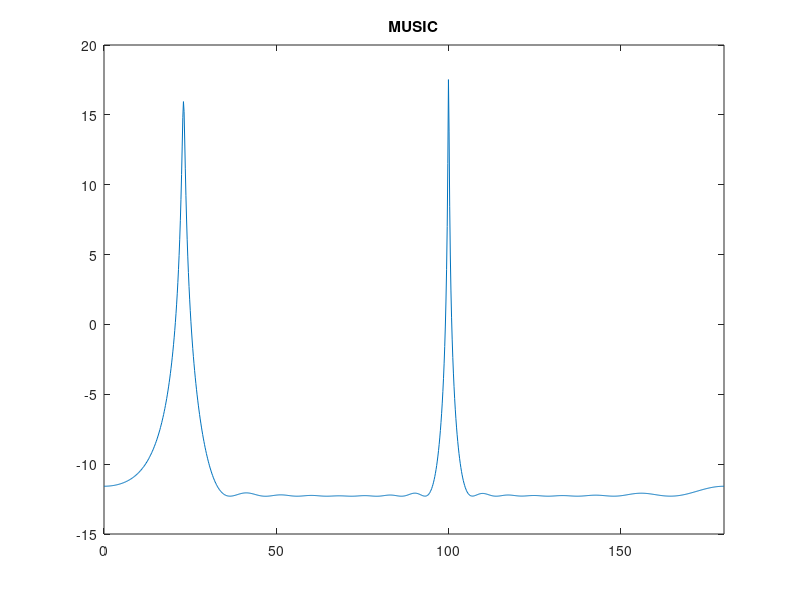

MATLAB code for this plot: (Note: this script raises an error after producing the figure.)
% linear array AOA by XSBS
% 1 source
clc; clear all; close all;

% ------------------
% --- Parameters ---
% ------------------

M = 17;
K = 32;
nn = 1000;
N = nn*(K+1);
phi = [23 100]*pi/180; % actual AOA in radians
dol = 0.5; % antenna separation, d, over lambda
beta = 2*pi*dol;
SNR = 10; % dB
num_sources = length(phi);
Ra = eye(num_sources); % correlation matrix

% -------------------------
% --- Signal Generation ---
% -------------------------

% steering matrix
S = zeros(M,length(phi));
S(1:M,:) = [exp(-1j*beta*cos(phi).*([1:M]'-1))]/sqrt(M);

Rx = S*Ra*S'+10^(-SNR/10)*eye(M);
% signal vector
% constant amplitude random phase
% alpha = exp(2*pi*1j*rand(num_sources,N));
alpha = 1-2*randi([0 1],num_sources,N);
% noise vector
v = 10^(-SNR/20)*(1/sqrt(2))*(randn(M,N)+1j*randn(M,N));
% received vector
x = S*sqrtm(Ra)*alpha + v;

% correlation estimation
Rhat=zeros(M,M);
for ii=1:nn
Rhat = Rhat+x(:,ii)*x(:,ii)';
end
Rhat=Rhat/nn;
lambda=eig(Rhat);

%% 
% -------------
% --- MUSIC ---
% -------------

% physical angle (deg)
p = linspace(0,180,nn); 

s = zeros(M,nn);
s(1:M,:) = exp(-1j*beta*cos(p*pi/180).*([1:M]'-1));

[V, ~] = eig(Rhat);
G = V(:,1:end-num_sources);
S_music=zeros(nn,1);
for ii=1:nn
  S_music(ii)= 1./(s(:,ii)'*(G*G')*s(:,ii));
end

plot(p, 10*log10(abs(S_music)))
title("MUSIC")
xlim([0,180])

%%
% -------------
% --- XSBS ---
% ------------- 

% phase 1: x0
W = eye(M);
Rk0 = zeros(1,K);
for j=1
    w0 = W(j,:);
    n = 1:nn;
    x0 = sum( w0*S*sqrtm(Ra)*alpha(:,n) + v(:,n), 1);

    % phase 2:
    phik = linspace(0,180,K);
    R = 30; % dB antenna mainlobe to sidelobe ratio

    for i=1:K
       n = nn*(i) + [1:nn];
       wk = dolph(dol, phik(i), M, R).';
       xk = sum( wk'*S*sqrtm(Ra)*alpha(:,n) + v(:,n), 1);
       Rk0(i) = Rk0(i) + xk*x0'/nn;
    end
end
Rk0 = Rk0/M;
figure
plot(phik, 10*log10(abs(Rk0)))

%%
% ------------------------------
% --- Antenna Array Patterns ---
% ------------------------------
figure
min_res = 100;
for i=1:K
    [w, dph] = dolph(dol, phik(i), M, R);
    [g, phi] = array(dol, w, K);
    if i==1
        dbz(phi,g);
    else
        dbadd(2, '-b', phi, g);
    end
    if dph < min_res
        min_res = dph;
    end
end
min_res
